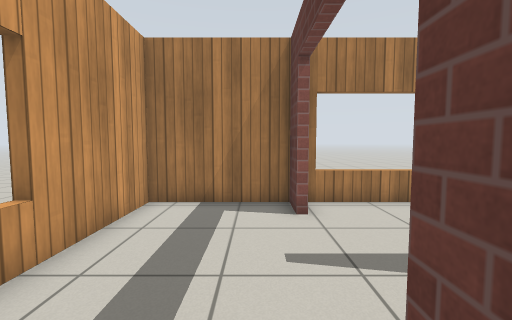
View 1 (above)

16 first-person views from a walk through a Gazebo world. The camera is 0.94 m above the floor, tilts 4° down and sees 90° across. The floor is counted in squares, 0.5 m on a side. Each view is taken from the middle of a square. On the plan, view 1 faces up. The plan holds only what a view shows up to about 15 squares ahead; the rest is blank. Simple patterns stand in for the simulator's built-in surfaces.

View 2
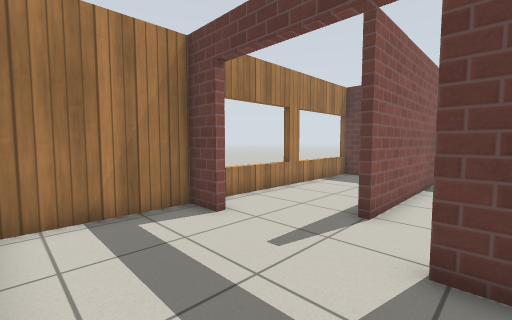

View 3
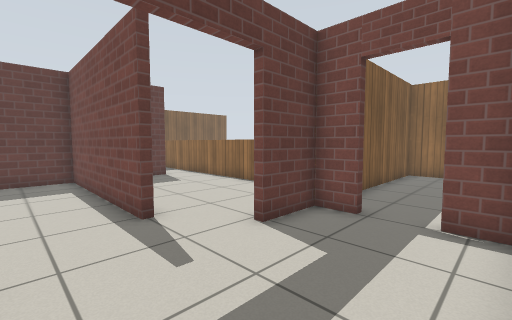

View 4
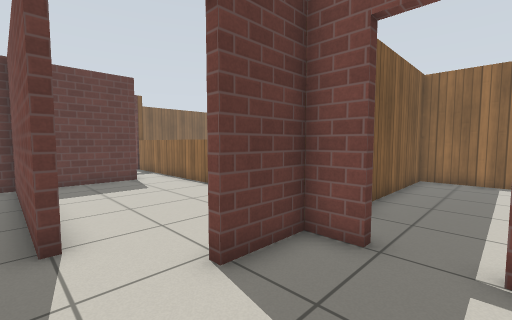

View 5
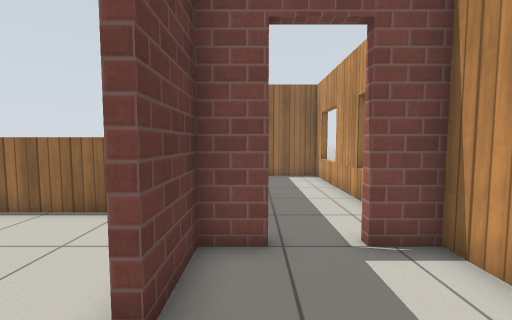

View 6
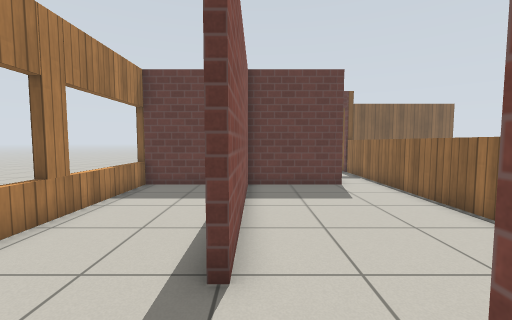

View 7
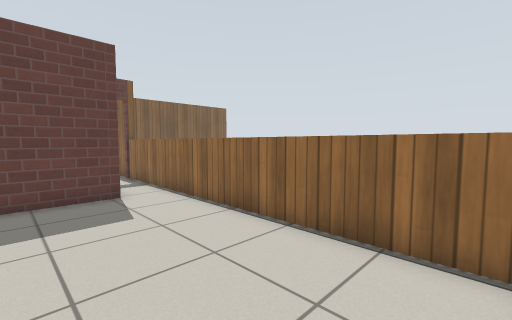

View 8
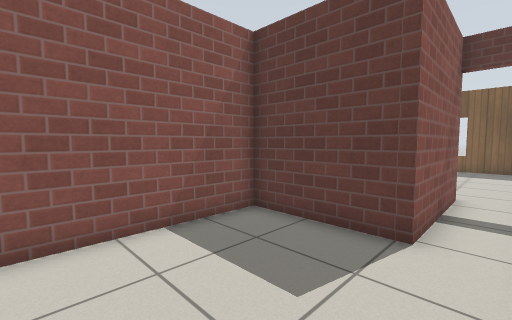

View 9
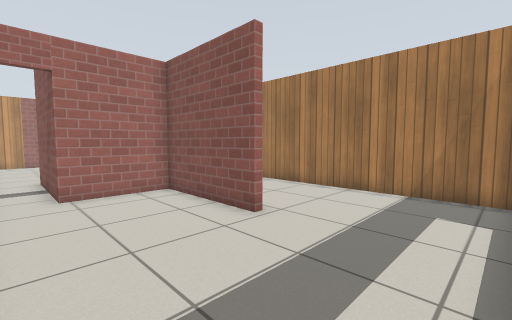

View 10
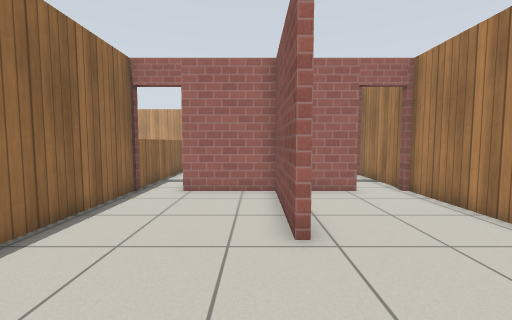

View 11
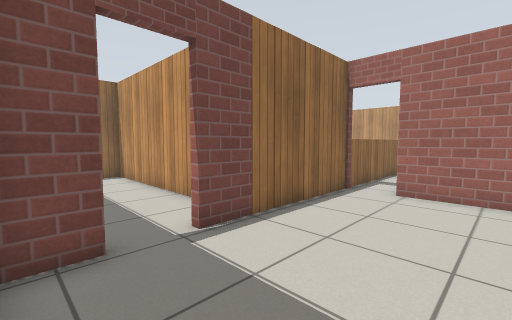

View 12
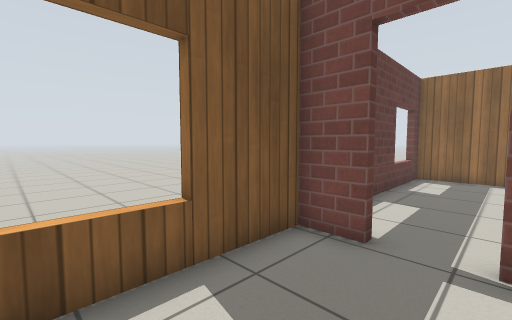

View 13
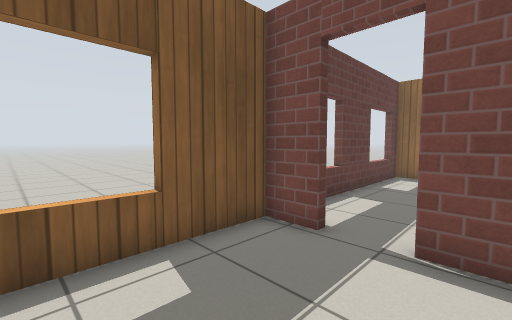

View 14
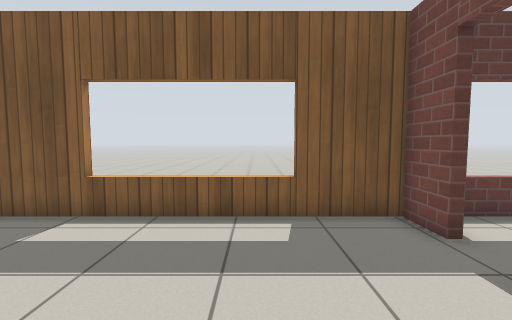

View 15
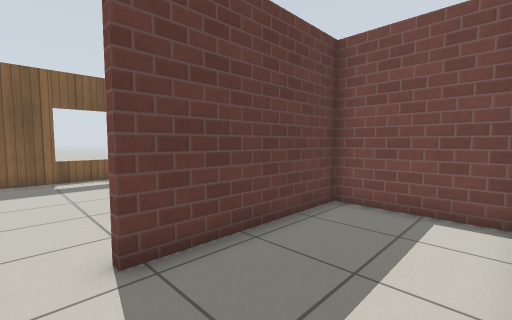

View 16
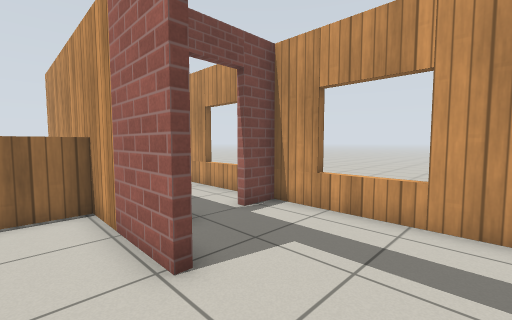

### Floor plan
Ten units are one square. View 1 is at (0, 0); x grows to the right and y downward. Boxes are objects, and circles mark ways between rooms. Rooms are numbered by the first view taken in them; rooms with no view inside come last. Other rooms are left out.
<svg viewBox="-43 -87 316 221">
<path fill="none" stroke="#000" d="M-33 -38 -38 -38M-38 -11 -33 -11M10 -65 10 -79 -34 -79 -34 5 -20 5M-2 5 10 5 10 -18M13 -18 13 30M12 27 159 27M163 8 112 8 112 -33 33 -33M212 -28 163 -28 163 8M248 27 263 27 263 -25M263 0 268 0M159 27 231 27M156 -79 115 -79M119 5 159 5 159 -59M33 -33 33 -36 112 -36 112 -82M114 -79 16 -79M268 -53 263 -53M263 -25 263 -75M261 -79 162 -79M163 -60 163 -41M263 68 268 68M214 56 214 129 263 129 263 42M263 120 268 120M-38 45 -33 45M-34 23 -34 102 10 102 10 39M-38 91 -33 91"/>
<circle cx="10" cy="-40" r="3" fill="#2a7"/>
<circle cx="-15" cy="10" r="3" fill="#2a7"/>
<circle cx="160" cy="15" r="3" fill="#2a7"/>
<circle cx="25" cy="-40" r="3" fill="#2a7"/>
<circle cx="240" cy="-30" r="3" fill="#2a7"/>
<circle cx="235" cy="30" r="3" fill="#2a7"/>
<circle cx="160" cy="-65" r="3" fill="#2a7"/>
<text x="-20" y="-40">1</text>
<text x="70" y="0">2</text>
<text x="210" y="0">3</text>
<text x="140" y="-40">4</text>
<text x="60" y="-60">5</text>
<text x="220" y="-50">6</text>
<text x="240" y="80">7</text>
<text x="-20" y="50">8</text>
</svg>
Room 1 opens to room 5. Room 1 opens to room 8. Room 2 opens to room 3. Room 2 opens to room 5. Room 3 opens to room 6. Room 3 opens to room 7. Room 4 opens to room 6.

Where each view was taken, in squares from view 1:
view 1: 0 up, 0 right, facing up
view 2: 1 up, 3 left, facing up-right
view 3: 6 up, 3 left, facing down-right
view 4: 4 up, 2 left, facing down-right
view 5: 4 up, 0 right, facing down
view 6: 3 up, 0 right, facing right
view 7: 2 up, 2 right, facing down-right
view 8: 2 down, 6 right, facing up-right
view 9: 2 down, 26 right, facing up-left
view 10: 2 up, 26 right, facing left
view 11: 2 up, 26 right, facing down-left
view 12: 2 up, 23 right, facing down-right
view 13: 2 up, 22 right, facing down-right
view 14: 1 up, 20 right, facing right
view 15: 7 up, 12 right, facing down-right
view 16: 5 up, 3 right, facing down-left
